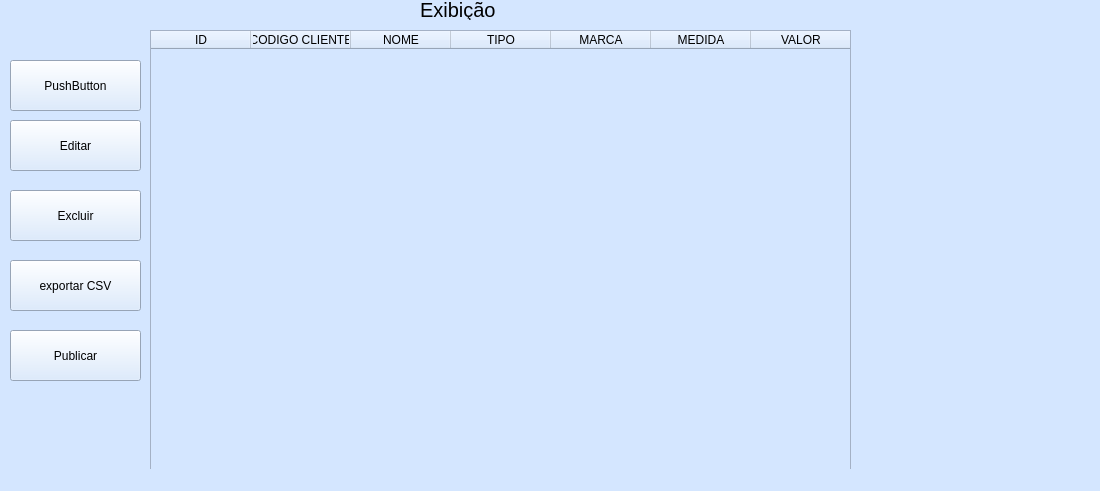
<?xml version="1.0" encoding="UTF-8"?>
<ui version="4.0">
 <class>MainWindow</class>
 <widget class="QMainWindow" name="MainWindow">
  <property name="enabled">
   <bool>true</bool>
  </property>
  <property name="geometry">
   <rect>
    <x>0</x>
    <y>0</y>
    <width>1100</width>
    <height>491</height>
   </rect>
  </property>
  <property name="windowTitle">
   <string>MainWindow</string>
  </property>
  <property name="autoFillBackground">
   <bool>false</bool>
  </property>
  <property name="styleSheet">
   <string notr="true">background-color: rgb(212, 230, 255);</string>
  </property>
  <property name="documentMode">
   <bool>false</bool>
  </property>
  <widget class="QWidget" name="centralwidget">
   <widget class="QLabel" name="label">
    <property name="geometry">
     <rect>
      <x>420</x>
      <y>0</y>
      <width>111</width>
      <height>20</height>
     </rect>
    </property>
    <property name="font">
     <font>
      <pointsize>15</pointsize>
     </font>
    </property>
    <property name="text">
     <string>Exibição</string>
    </property>
   </widget>
   <widget class="QTableWidget" name="tableWidget">
    <property name="geometry">
     <rect>
      <x>150</x>
      <y>30</y>
      <width>701</width>
      <height>800</height>
     </rect>
    </property>
    <column>
     <property name="text">
      <string>ID</string>
     </property>
    </column>
    <column>
     <property name="text">
      <string>CODIGO CLIENTE</string>
     </property>
    </column>
    <column>
     <property name="text">
      <string>NOME</string>
     </property>
    </column>
    <column>
     <property name="text">
      <string>TIPO</string>
     </property>
    </column>
    <column>
     <property name="text">
      <string>MARCA</string>
     </property>
    </column>
    <column>
     <property name="text">
      <string>MEDIDA</string>
     </property>
    </column>
    <column>
     <property name="text">
      <string>VALOR</string>
     </property>
    </column>
   </widget>
   <widget class="QPushButton" name="pushButton">
    <property name="geometry">
     <rect>
      <x>10</x>
      <y>60</y>
      <width>131</width>
      <height>51</height>
     </rect>
    </property>
    <property name="text">
     <string>PushButton</string>
    </property>
   </widget>
   <widget class="QPushButton" name="pushButton_2">
    <property name="geometry">
     <rect>
      <x>10</x>
      <y>120</y>
      <width>131</width>
      <height>51</height>
     </rect>
    </property>
    <property name="text">
     <string>Editar</string>
    </property>
   </widget>
   <widget class="QPushButton" name="pushButton_3">
    <property name="geometry">
     <rect>
      <x>10</x>
      <y>190</y>
      <width>131</width>
      <height>51</height>
     </rect>
    </property>
    <property name="text">
     <string>Excluir</string>
    </property>
   </widget>
   <widget class="QPushButton" name="pushButton_4">
    <property name="geometry">
     <rect>
      <x>10</x>
      <y>260</y>
      <width>131</width>
      <height>51</height>
     </rect>
    </property>
    <property name="text">
     <string>exportar CSV</string>
    </property>
   </widget>
   <widget class="QPushButton" name="pushButton_5">
    <property name="geometry">
     <rect>
      <x>10</x>
      <y>330</y>
      <width>131</width>
      <height>51</height>
     </rect>
    </property>
    <property name="text">
     <string>Publicar</string>
    </property>
   </widget>
  </widget>
  <widget class="QMenuBar" name="menubar">
   <property name="geometry">
    <rect>
     <x>0</x>
     <y>0</y>
     <width>1100</width>
     <height>21</height>
    </rect>
   </property>
  </widget>
  <widget class="QStatusBar" name="statusbar"/>
 </widget>
 <resources/>
 <connections/>
</ui>
